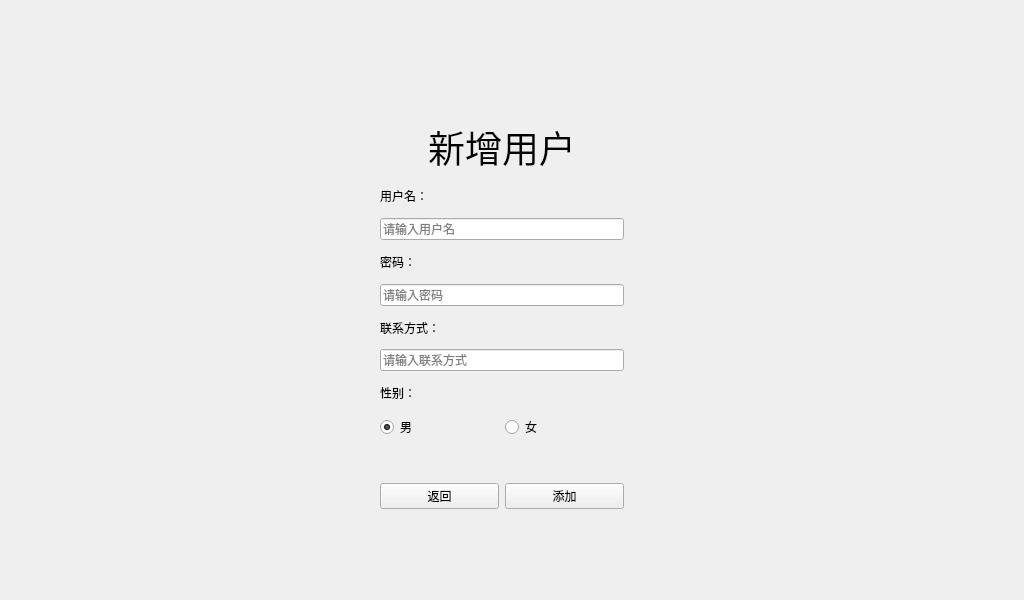
<?xml version="1.0" encoding="UTF-8"?>
<ui version="4.0">
 <class>UserReg</class>
 <widget class="QWidget" name="UserReg">
  <property name="geometry">
   <rect>
    <x>0</x>
    <y>0</y>
    <width>1024</width>
    <height>600</height>
   </rect>
  </property>
  <property name="windowTitle">
   <string>Add</string>
  </property>
  <widget class="QWidget" name="">
   <property name="geometry">
    <rect>
     <x>380</x>
     <y>120</y>
     <width>244</width>
     <height>389</height>
    </rect>
   </property>
   <layout class="QVBoxLayout" name="verticalLayout">
    <item>
     <widget class="QLabel" name="title_lb">
      <property name="font">
       <font>
        <pointsize>28</pointsize>
       </font>
      </property>
      <property name="text">
       <string>新增用户</string>
      </property>
      <property name="alignment">
       <set>Qt::AlignCenter</set>
      </property>
     </widget>
    </item>
    <item>
     <widget class="QLabel" name="username_lb">
      <property name="text">
       <string>用户名：</string>
      </property>
     </widget>
    </item>
    <item>
     <widget class="QLineEdit" name="username_le">
      <property name="placeholderText">
       <string>请输入用户名</string>
      </property>
     </widget>
    </item>
    <item>
     <widget class="QLabel" name="password_lb">
      <property name="text">
       <string>密码：</string>
      </property>
     </widget>
    </item>
    <item>
     <widget class="QLineEdit" name="password_le">
      <property name="echoMode">
       <enum>QLineEdit::Password</enum>
      </property>
      <property name="placeholderText">
       <string>请输入密码</string>
      </property>
     </widget>
    </item>
    <item>
     <widget class="QLabel" name="contact_lb">
      <property name="text">
       <string>联系方式：</string>
      </property>
     </widget>
    </item>
    <item>
     <widget class="QLineEdit" name="contact_le">
      <property name="placeholderText">
       <string>请输入联系方式</string>
      </property>
     </widget>
    </item>
    <item>
     <widget class="QLabel" name="sex_lb">
      <property name="text">
       <string>性别：</string>
      </property>
     </widget>
    </item>
    <item>
     <layout class="QHBoxLayout" name="horizontalLayout_2">
      <item>
       <widget class="QRadioButton" name="woman">
        <property name="focusPolicy">
         <enum>Qt::NoFocus</enum>
        </property>
        <property name="text">
         <string>男</string>
        </property>
        <property name="checked">
         <bool>true</bool>
        </property>
       </widget>
      </item>
      <item>
       <widget class="QRadioButton" name="man">
        <property name="focusPolicy">
         <enum>Qt::NoFocus</enum>
        </property>
        <property name="text">
         <string>女</string>
        </property>
       </widget>
      </item>
     </layout>
    </item>
    <item>
     <widget class="QLabel" name="tips_lb">
      <property name="styleSheet">
       <string notr="true">color: rgb(255, 0, 0);</string>
      </property>
      <property name="text">
       <string/>
      </property>
     </widget>
    </item>
    <item>
     <layout class="QHBoxLayout" name="horizontalLayout">
      <item>
       <widget class="QPushButton" name="back_btn">
        <property name="text">
         <string>返回</string>
        </property>
       </widget>
      </item>
      <item>
       <widget class="QPushButton" name="add_btn">
        <property name="text">
         <string>添加</string>
        </property>
       </widget>
      </item>
     </layout>
    </item>
   </layout>
  </widget>
  <zorder>username_le</zorder>
  <zorder>password_le</zorder>
  <zorder>toolButton</zorder>
  <zorder>username_lb</zorder>
  <zorder>password_lb</zorder>
  <zorder>contact_lb</zorder>
  <zorder>contact_le</zorder>
  <zorder>back_btn</zorder>
  <zorder>add_btn</zorder>
  <zorder>tips_lb</zorder>
  <zorder>man</zorder>
  <zorder>woman</zorder>
  <zorder>horizontalLayoutWidget</zorder>
 </widget>
 <resources/>
 <connections/>
</ui>
